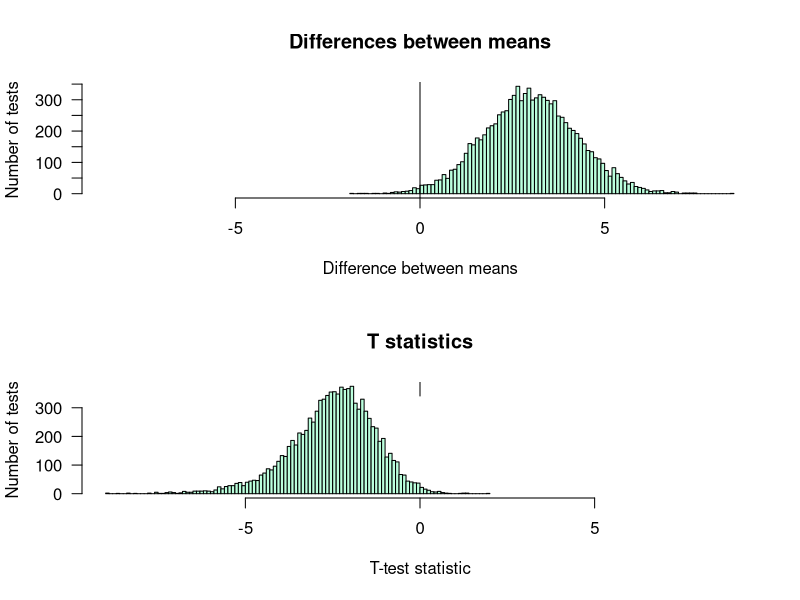
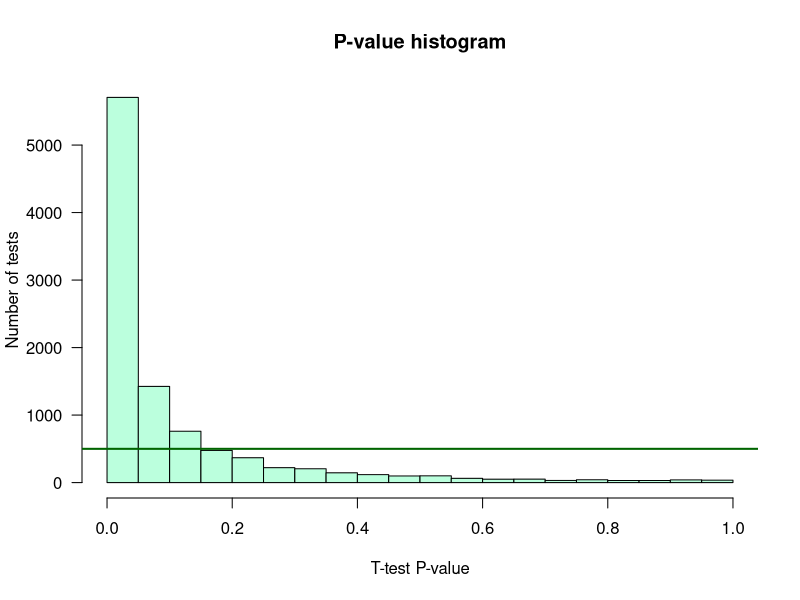
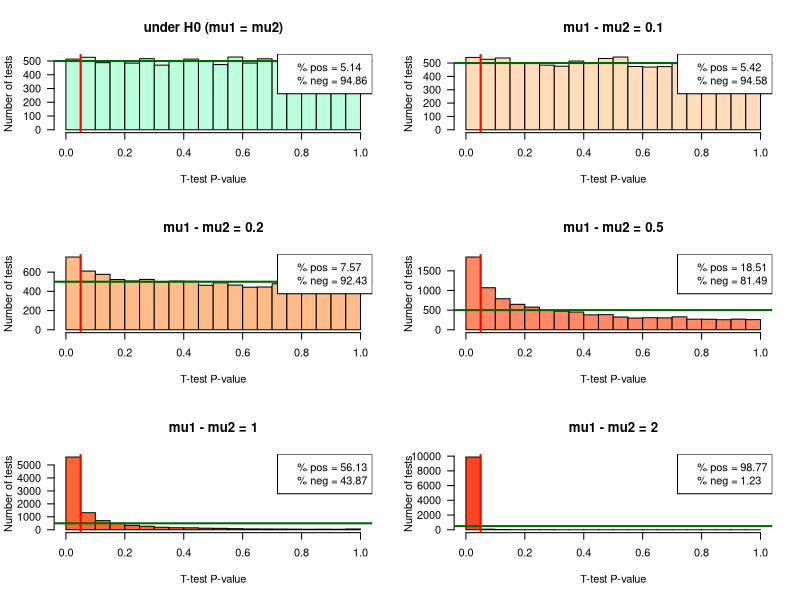

Recreate these plots in R, in order.
## ---- chunk 1
library(knitr)

options(width = 300)
knitr::opts_chunk$set(
  fig.width = 7, fig.height = 5, 
  fig.path = 'figures/mean-compa-tests_',
  fig.align = "center", 
  size = "tiny", 
  echo = TRUE, eval = TRUE, 
  warning = FALSE, message = FALSE, 
  results = TRUE, comment = "")
# knitr::asis_output("\\footnotesize")

## ---- chunk 2
require(knitr)
## ---- chunk 3
#### Defining the parameters ####

## Sample sizes. 
## This parameter should be defined individually for each participant
n1 <- 8 # sample size for the first group
n2 <- 8 # ssample size for second group

## First data table
m <- 10000 # Number of features
mu1 <- 7 # mean of the first population
mu2 <- 10 # mean of the second population

## Standard deviations
sigma1 <- 2 # standard deviation of the first population
sigma2 <- 3 # standard deviation of the second population

## Significance threshold. 
## Note: will be applied successively on the different p-values
## (nominal, corrected) to evaluate the impact
alpha <- 0.05

## ---- chunk 4
#### Generating a random data frame of the appropriate size ####

## Dataset under H0
group1 <- data.frame(
  matrix(data = rnorm(n = m * n1, mean = mu1, sd = sigma1),
         nrow = m, 
         ncol = n1))
colnames(group1) <- paste(sep = "", "grp1s", 1:n1)
rownames(group1) <- paste(sep = "", "h0ft", 1:m)

## Dataset under h1
group2 <- data.frame(
  matrix(data = rnorm(n = m * n2, mean = mu2, sd = sigma2),
         nrow = m, 
         ncol = n2))
colnames(group2) <- paste(sep = "", "grp2s", 1:n2)
rownames(group2) <- paste(sep = "", "h0ft", 1:m)

## ---- chunk 5
dim(group1)
kable(head(group1))
kable(tail(group1))
## ---- chunk 6
dim(group2)
kable(head(group2))
kable(tail(group2))
## ---- chunk 7
## Columns-wise statistics
colStatsH0 <- data.frame(
    m1 = apply(group1, MARGIN = 2, mean),
    m2 = apply(group2, MARGIN = 2, mean),
    s1 = apply(group1, MARGIN = 2, sd),
    s2 = apply(group2, MARGIN = 2, sd)
  )

## Row-wise statistics
rowStatsH0 <- data.frame(
    m1 = apply(group1, MARGIN = 1, mean),
    m2 = apply(group2, MARGIN = 1, mean),
    s1 = apply(group1, MARGIN = 1, sd),
    s2 = apply(group2, MARGIN = 1, sd)
  )

## ---- chunk 8
rowStatsH0$diff <- rowStatsH0$m2 - rowStatsH0$m1
## ---- chunk 9
i <- 267 ## Pick up a given feature, arbitrarily

## Select the values for this feature in the group 1 and group 2, resp. 
## Tip: I use unlist() to convert a single-row data.frame into a vector
x1 <- unlist(group1[i, ]) 
x2 <- unlist(group2[i, ])

## Run Sudent t test on one pair of samples
t.result <- t.test(
  x = x1, y = x2, 
  alternative = "two.sided", var.equal = FALSE)

## Print the result of the t test
print(t.result)

## Compute some additional statistics about the samples
mean1 <- mean(x1) ## Mean of sample 1
mean2 <- mean(x2) ## Mean of sample 2
d <- mean2 - mean1 ## Difference between sample means

## ---- chunk 10

## Define the statistics we want to collect
result.columns <- c("i", "m1", "m2", "diff", "statistic", "p.value")

## Instantiate a result table to store the results
result.table <- data.frame(matrix(nrow = m, ncol = length(result.columns)))
colnames(result.table) <- result.columns # set the column names
# View(result.table) ## Check the table: it contians NA values
  
## Iterate random number sampling followed by t-tests
for (i in 1:m) {
  ## Generate two vectors containing the values for sample 1 and sample 2, resp.
  x1 <- unlist(group1[i, ]) ## sample 1 values
  x2 <- unlist(group2[i, ]) ## sample 2 values

  ## Run the t test
  t.result <- t.test(
    x = x1, y = x2, 
    alternative = "two.sided", var.equal = FALSE)
  # names(t.result)
  
  ## Collect the selected statistics in the result table
  result.table[i, "i"] <- i
  result.table[i, "statistic"] <- t.result["statistic"]
  result.table[i, "p.value"] <- t.result["p.value"]
  
  ## Compute some additional statistics about the samples
  result.table[i, "m1"] <- mean(x1) ## Mean of sample 1
  result.table[i, "m2"] <- mean(x2) ## Mean of sample 2
  result.table[i, "diff"] <- mean(x2) - mean(x1)  ## Difference between sample means

}

## View(result.table)

## ---- chunk 11
par(mfrow = c(2, 1))
#head(result.table)
## Draw an histogram of the observed differences
max.diff <- max(abs(result.table$diff))
hist(result.table$diff, breaks = 100, 
     col = "#BBFFDD", las = 1, 
     xlim = c(-max.diff, max.diff), ## Make sure that the graph is centered on 0
     main = "Differences between means",
     xlab = "Difference between means",
     ylab = "Number of tests")
abline(v = 0)

max.t <- max(abs(result.table$statistic))
hist(result.table$statistic, breaks = 100, 
     col = "#BBFFDD", las = 1,
     xlim = c(-max.t, max.t), ## Make sure that the graph is centered on 0
     main = "T statistics",
     xlab = "T-test statistic",
     ylab = "Number of tests")
par(mfrow = c(1, 1))
abline(v = 0)

## ---- chunk 12
## Draw an histogram of p-values with 20 bins
hist(result.table$p.value, breaks = 20,
     col = "#BBFFDD", las = 1,
     main = "P-value histogram",
     xlab = "T-test P-value",
     ylab = "Number of tests")

## Draw a horizontal line indicating the number of tests per bin that would be expected under null hypothesis
abline(h = m / 20, col = "darkgreen", lwd = 2)
## ---- chunk 13
## Define a function that runs r iterations of the t-test.
iterate.t.test <- function(mu1 = -0.5, ## Mean of the first population
                           mu2 = 0.5,  ## Mean of the second population
                           sigma1 = 1, ## Standard deviation of the first population
                           sigma2 = 1,  ## Standard deviation of the second population
                           n1 = 10,    ## First sample size
                           n2 = 10,    ## Second sample size
                           r = 10000  ## Iterations
                           ) {
  
  ## Define the statistics we want to collect
  result.columns <- c("i", "m1", "m2", "diff", "statistic", "p.value")
  
  ## Instantiate a result table to store the results
  result.table <- data.frame(matrix(nrow = r, ncol = length(result.columns)))
  colnames(result.table) <- result.columns # set the column names
  # View(result.table) ## Check the table: it contians NA values
  
  ## Iterate random number sampling followed by t-tests
  for (i in 1:r) {
    ## Generate two vectors containing the values for sample 1 and sample 2, resp.
    x1 <- rnorm(n = n1, mean = mu1, sd = sigma1) ## sample 1 values
    x2 <- rnorm(n = n2, mean = mu2, sd = sigma2) ## sample 2 values
    
    ## Run the t test
    t.result <- t.test(
      x = x1, y = x2, 
      alternative = "two.sided", var.equal = TRUE)
    # names(t.result)
    
    ## Collect the selected statistics in the result table
    result.table[i, "i"] <- i
    result.table[i, "statistic"] <- t.result["statistic"]
    result.table[i, "p.value"] <- t.result["p.value"]
    
    ## Compute some additional statistics about the samples
    result.table[i, "m1"] <- mean(x1) ## Mean of sample 1
    result.table[i, "m2"] <- mean(x2) ## Mean of sample 2
    result.table[i, "diff"] <- mean(x2) - mean(x1) ## Difference between sample means
  }
  
  return(result.table) ## This function returns the result table
}

## ---- chunk 14

## What happens when  the two means are equal (under the null hypothesis)
d0 <- iterate.t.test(mu1 = 0, mu2 = 0)  ## Iterations

## Test increasing values of the difference between means
d0.1 <- iterate.t.test(mu1 = -0.05, mu2 = 0.05)  ## Iterations
d0.2 <- iterate.t.test(mu1 = -0.1, mu2 = 0.1)  ## Iterations
d0.5 <- iterate.t.test(mu1 = -0.25, mu2 = 0.25)  ## Iterations
d1 <- iterate.t.test(mu1 = -0.5, mu2 = 0.5)  ## Iterations
d2 <- iterate.t.test(mu1 = -1, mu2 = 1)  ## Iterations

## ---- chunk 15
## Define a function that rdraws the p-value histogram 
## based on the result table of t-test iterations
## as produced by the iterate.t.test() function.
pvalHistogram <- function(
  result.table, ## required input (no default value): the result table from iterate.t.test()
  main = "P-value histogram",  ## main title (with default value)
  alpha = 0.05, ## Significance threshold
  ... ## Additional parameters, which will be passed to hist()
  ) {
  
  ## Plot the histogram
  hist(result.table$p.value, 
       breaks = seq(from = 0, to = 1, by = 0.05),
       las = 1, 
       xlim = c(0,1),
       main = main,
       xlab = "T-test P-value",
       ylab = "Number of tests", ...)
  
  ## Draw a horizontal line indicating the number of tests per bin that would be expected under null hypothesis
  abline(h = m / 20, col = "darkgreen", lwd = 2)
  abline(v = alpha, col = "red", lwd = 2)
  
  ## Compute the percent of positive and negative results``
  nb.pos <- sum(result.table$p.value < alpha)
  nb.neg <- m - nb.pos
  percent.pos <- 100 * nb.pos / m
  percent.neg <- 100 * nb.neg / m
  
  ## Add a legend indicating the percent of iterations declaed positive and negative, resp. 
  legend("topright", bty = "o", bg = "white",
         legend = c(
           paste("% pos =", round(digits = 2, percent.pos)),
           paste("% neg =", round(digits = 2, percent.neg))
         ))
}

## ---- chunk 16
par(mfrow = c(3, 2)) ## Prepare 2 x 2 panels figure
pvalHistogram(d0, main = "under H0 (mu1 = mu2)", col = "#BBFFDD")
pvalHistogram(d0.1, main = "mu1 - mu2 = 0.1", col = "#FFDDBB")
pvalHistogram(d0.2, main = "mu1 - mu2 = 0.2", col = "#FFBB88")
pvalHistogram(d0.5, main = "mu1 - mu2 = 0.5", col = "#FF8866")
pvalHistogram(d1, main = "mu1 - mu2 = 1", col = "#FF6633")
pvalHistogram(d2, main = "mu1 - mu2 = 2", col = "#FF4422")
par(mfrow = c(1, 1)) ## Restore single-panel layout for next figures

